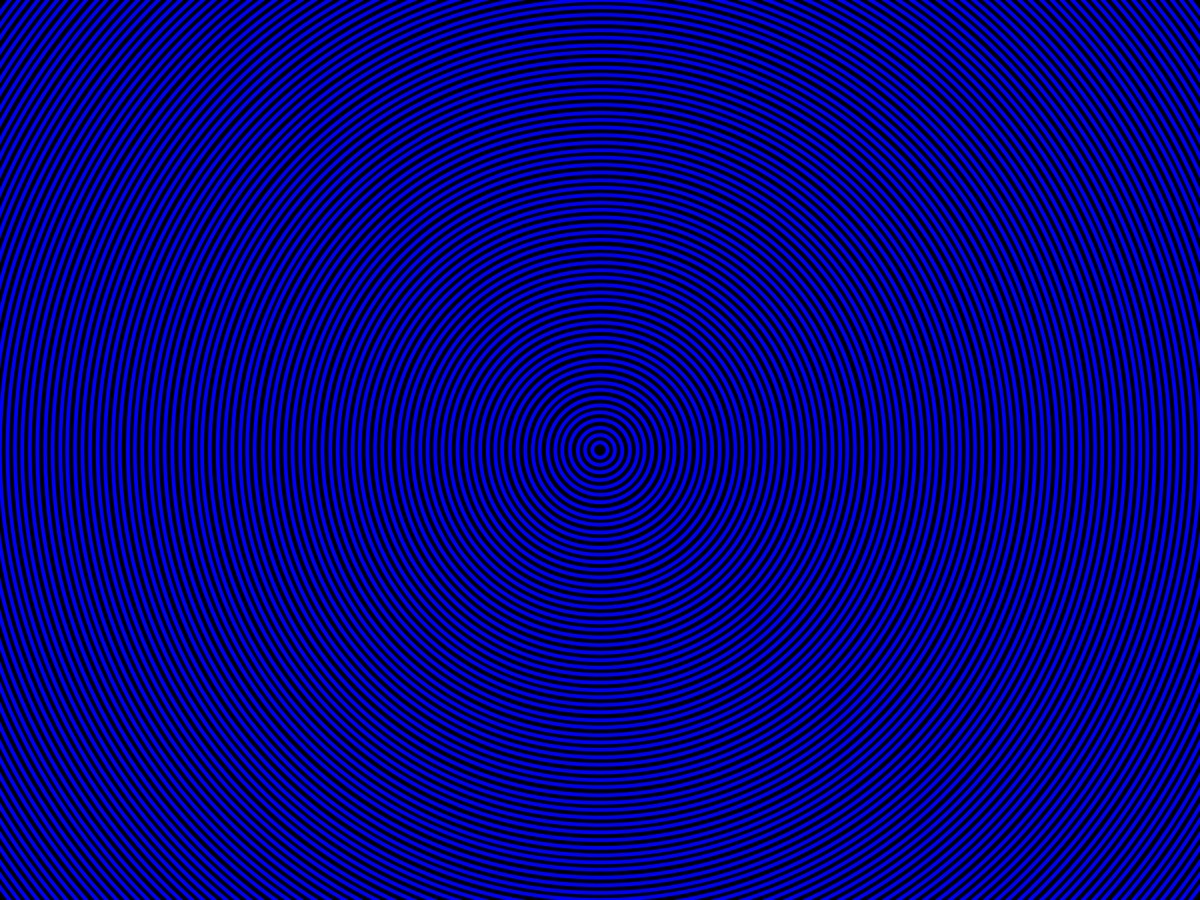
Frame 1 (no input)
Frame 60 (the mouse pressed at the canvas centre just before this capture): identical to frame 1, image omitted
Frame 120 (the mouse held since frame 60 and released just before this capture): identical to frame 1, image omitted

The Processing sketch that drew this single still picture (run headless with seeded random() and noise(); from frame 60 on, the mouse is pressed at the canvas centre):

// Processing sketch: Circle
// ── Circle.pde
PImage img;
int gap = 20;


void setup() {
  fullScreen();
  noFill();
  strokeJoin(ROUND);
  strokeWeight(5);
  stroke(0,0,255);
}


void draw() {
  background(0,0,0);
  float arcLength = (width-mouseX-20)/95.0;
  for (int i = gap; i<width+400; i+=gap) {
    float angle = radians(i);
    arc(width/2,height/2,i,i,angle,angle+arcLength);
  }
}
